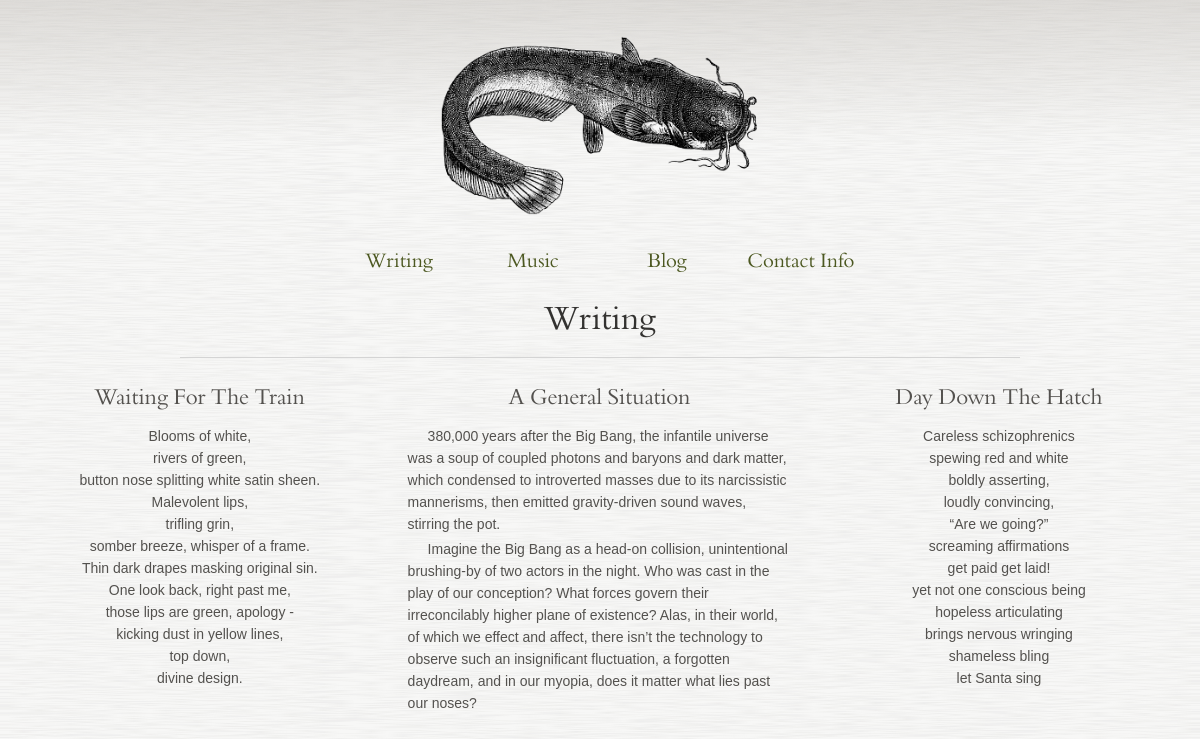
Page /main/writing/ on the committed database.
### main/models.py (models this page shows, shortened)
class WritingSample(models.Model):
    title = models.CharField(max_length=500, blank=False, default='')
    text = models.TextField()
    static_img_location = models.CharField(max_length=500, blank=True, default=None)
    archived = models.BooleanField(default=True)
    writing_type = models.CharField(max_length=100, blank=False, default='')

### main/views.py (the view)
class WritingView(generic.ListView):
    template_name = 'main/writing.html'
    context_object_name = 'writing_samples'
    def get_queryset(self):
        return WritingSample.objects.all().filter(archived=False)

### main/templates/main/writing.html (shortened to what this page needs)
{% extends "main/index.html" %}
{% block header %}<h1>Writing</h1><hr>{% endblock %}
{% block content %}
{% if writing_samples %}
    {% for sample in writing_samples %}
        <div id="writing_sample">
            <h3>{{ sample.title|title}}</h3>
            {% if sample.writing_type == 'poetry' %}
            <div id="writing_centered">{{ sample.text|truncatechars:1000|linebreaks }}</div>
            {% else %}
            <div id="writing_regular">{{ sample.text|truncatechars:1000|linebreaks }}</div>
            {% endif %}
        </div>
    {% endfor %}
{% else %}
    <p>No writing samples</p>
{% endif %}
{% endblock %}

### main/static/main/type.css (style rules this page uses)
body, input { font: normal 14px/22px Helvetica,helvetica,Arial,arial,sans-serif; color: #53514e; text-shadow: 0px 0px 1px rgba(255,255,255,.1); -webkit-font-smoothing: antialiased; }
hr { border: none; height: 1px; width: 70%; color: #D4D4D4; background-color: #D4D4D4; }
h1,h2,h3,h4,h5,h6 { font-family: 'BergamoProRegular',georgia,serif; font-weight: normal; line-height: 22px; margin-bottom: 16px; }
p, ul, ol, pre { margin-bottom: 3px; margin-top: 3px; }
h1, h1 a { font-size: 33px; color: #333230; line-height: 44px; }
h3 { font-size: 22px; text-align: center; }

### main/static/main/style.css (style rules this page uses)
html { background: #d0cec9; filter: progid:DXImageTransform.Microsoft.gradient(startColorstr='#dedcd9', endColorstr='#f7f7f6'); background: -webkit-gradient(linear, left top, left bottom, color-stop(0, rgb(222,220,217)), color-stop(0.18, rgb(247,247,246)), color-stop(1.0, rgb(247,247,246))); background: -moz-linear-gradient(top, #dedcd9 0px, #f7f7f6 400px, #f7f7f6 100%); text-align:center; text-rendering: optimizeLegibility; padding: 0; height: 100%; margin: 0; background-repeat: no-repeat; background-attachment: fixed; }
body { background: url("images/noise.png"); background-size: 100% 6%; background-repeat: repeat; margin: 0; padding: 0; min-height: 100%; width: 100%; height: auto; position: absolute; top: 0; left: 0; }
div#writing_sample { position: relative; float: left; width: 33.3%; margin: 0; height: auto; }
div#writing_centered { text-align: center; margin: 8px; }
div#writing_regular { text-indent: 20px; text-align: left; margin: 8px; }

### rows in the picture
WritingSample: title "Waiting For The Train", text "Blooms of white, rivers of green, button nose splitting white satin sheen. Malevolent lips, trifling grin, somber breeze, whisper of a frame. Thin dark drapes masking original sin. One look back, right past me, those lips are green, apology - kicking dust in yellow lines, top down, divine design."
WritingSample: title "A General Situation", text "380,000 years after the Big Bang, the infantile universe was a soup of coupled photons and baryons and dark matter, which condensed to introverted masses due to its narcissistic mannerisms, then emitted gravity-driven sound waves, stirring the pot. Imagine the Big Bang as a head-on collision, unintentional brushing-by of two actors in the night. Who was cast in the play of our conception? What forces govern their irreconcilably higher plane of existence? Alas, in their world, of which we effect and affect, there isn’t the technology to observe such an insignificant fluctuation, a forgotten daydream, and in our myopia, does it matter what lies past our noses?"
WritingSample: title "Day Down The Hatch", text "Careless schizophrenics spewing red and white boldly asserting, loudly convincing, “Are we going?” screaming affirmations get paid get laid! yet not one conscious being hopeless articulating brings nervous wringing shameless bling let Santa sing"
